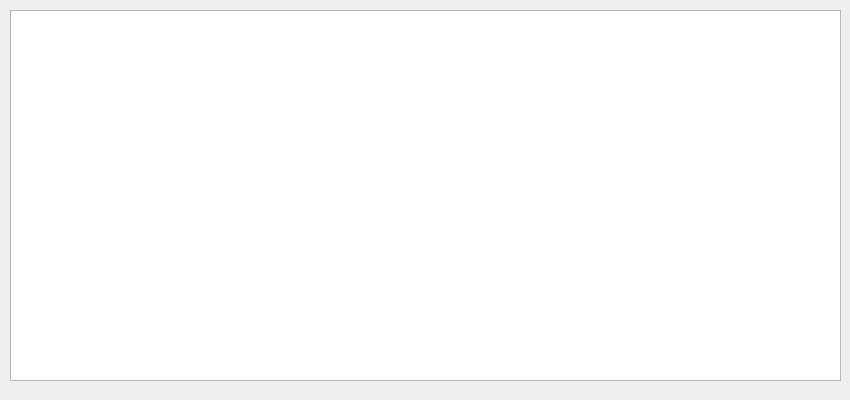
<?xml version="1.0" encoding="UTF-8"?>
<ui version="4.0">
 <class>HealthInfoDialog</class>
 <widget class="QDialog" name="HealthInfoDialog">
  <property name="geometry">
   <rect>
    <x>0</x>
    <y>0</y>
    <width>850</width>
    <height>400</height>
   </rect>
  </property>
  <property name="minimumSize">
   <size>
    <width>850</width>
    <height>400</height>
   </size>
  </property>
  <property name="maximumSize">
   <size>
    <width>850</width>
    <height>400</height>
   </size>
  </property>
  <property name="windowTitle">
   <string>Health Info</string>
  </property>
  <property name="windowIcon">
   <iconset resource="../../../../qt_embedded/resources.qrc">
    <normaloff>:/icons/heart.svg</normaloff>:/icons/heart.svg</iconset>
  </property>
  <widget class="QPlainTextEdit" name="console_output">
   <property name="geometry">
    <rect>
     <x>10</x>
     <y>10</y>
     <width>831</width>
     <height>371</height>
    </rect>
   </property>
   <property name="textInteractionFlags">
    <set>Qt::TextInteractionFlag::TextSelectableByKeyboard|Qt::TextInteractionFlag::TextSelectableByMouse</set>
   </property>
   <property name="backgroundVisible">
    <bool>false</bool>
   </property>
  </widget>
 </widget>
 <resources>
  <include location="../../../../qt_embedded/resources.qrc"/>
 </resources>
 <connections/>
</ui>
